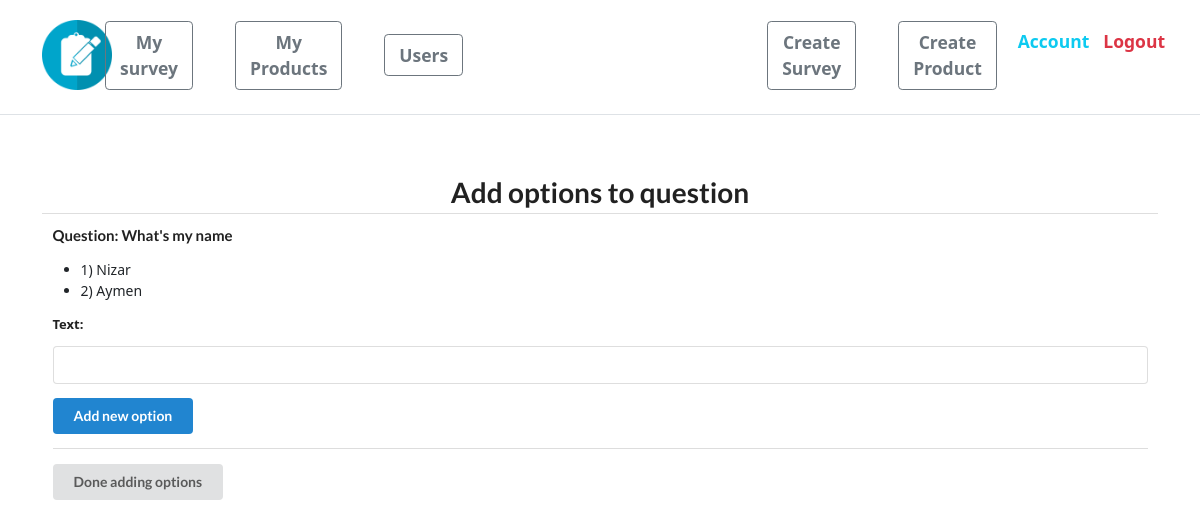
The app's page /surveys/1/question/1/option/ (signed in) with its own data.
### survey/models.py (models this page shows)
class Question(models.Model):
    survey = models.ForeignKey(Survey, on_delete=models.CASCADE)
    prompt = models.CharField(max_length=128)

class Option(models.Model):
    question = models.ForeignKey(Question, on_delete=models.CASCADE)
    text = models.CharField(max_length=128)

### survey/views.py (the view)
@login_required
def option_create(request, survey_pk, question_pk):
    survey = get_object_or_404(Survey, pk=survey_pk, creator=request.user)
    question = Question.objects.get(pk=question_pk)
    if request.method == "POST":
        form = OptionForm(request.POST)
        if form.is_valid():
            option = form.save(commit=False)
            option.question_id = question_pk
            option.save()
    else:
        form = OptionForm()
    options = question.option_set.all()
    return render(
        request,
        "survey/options.html",
        {"survey": survey, "question": question, "options": options, "form": form},
    )

### survey/forms.py
class OptionForm(forms.ModelForm):
    class Meta:
        model = Option
        fields = ["text"]

### survey/templates/survey/options.html (shortened to what this page needs)
{% extends "base.html" %}
{% block content %}
<div class="ui center aligned basic very padded segment">
    <h1 class="ui header dividing">Add options to question</h1>
    <div class="ui container left aligned">
        <h4 class="ui header">
            Question: {{ question.prompt }}
        </h4>
        <ul>
            {% for option in options %}
            <li>
                {{ forloop.counter }}) {{option.text}}
            </li>
            {% endfor %}
        </ul>
        <form class="ui form {% if form.errors %}error{% endif %}" method="post" novalidate>
            {% for field in form %}
            <div class="field {% if field.errors %}error{% endif %}">
                <label>{{ field.label_tag }}</label>
                {{ field }}
            </div>
            {% endfor %}
            <button type="submit" class="ui primary button">Add new option</button>
        </form>
        {% if options|length > 0 %}
        <div class="ui divider"></div>
        <a href="{% url 'edit' survey.pk %}">
            <div class="ui button">Done adding options</div>
        </a>
        {% endif %}
    </div>
</div>
{% endblock %}

### templates/snippets/header.html (style rules this page uses)
.container { max-width: 960px; }
form { width: 100%; }

### records on screen
Question: prompt "What's my name"
Option: text "Nizar"
Option: text "Aymen"

### other values on screen
{{ field.label_tag }} "Text:"
